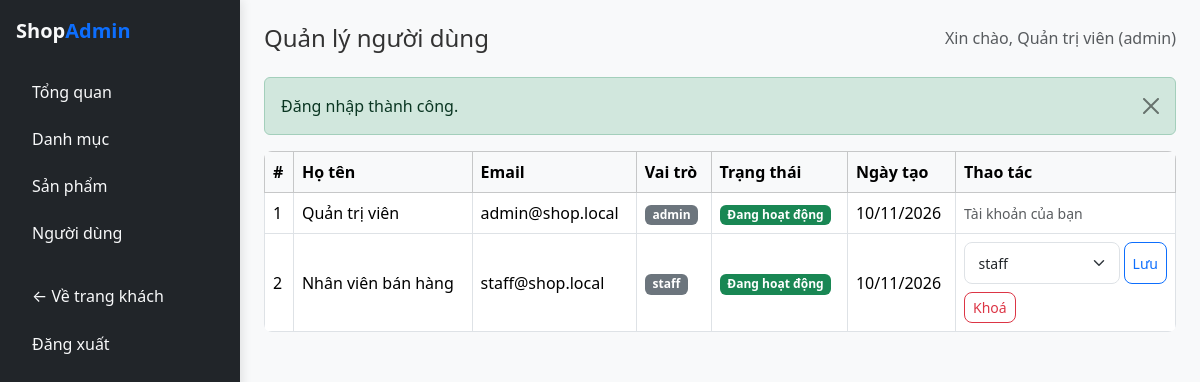
Page /admin/user (signed in) on the committed database.
### tables this page shows
CREATE TABLE IF NOT EXISTS `users` (
    `id` INT AUTO_INCREMENT PRIMARY KEY,
    `full_name` VARCHAR(100) NOT NULL,
    `email` VARCHAR(150) NOT NULL UNIQUE,
    `password` VARCHAR(255) NOT NULL,
    `phone` VARCHAR(20) DEFAULT NULL,
    `address` VARCHAR(255) DEFAULT NULL,
    `role` ENUM('admin', 'staff', 'customer') NOT NULL DEFAULT 'customer',
    `status` ENUM('active', 'locked') NOT NULL DEFAULT 'active',
    `created_at` TIMESTAMP DEFAULT CURRENT_TIMESTAMP,
    `updated_at` TIMESTAMP DEFAULT CURRENT_TIMESTAMP ON UPDATE CURRENT_TIMESTAMP
);

### app/core/Controller.php (called while the page is built, shortened)
<?php
abstract class Controller
{
    protected function view(string $view, array $data = [], string|false $layout = 'main'): void
    {
        extract($data);
        $viewFile = __DIR__ . '/../views/' . $view . '.php';
        $content = function () use ($viewFile, $data) {
            extract($data);
            require $viewFile;
        };
        $layoutFile = __DIR__ . '/../views/layouts/' . $layout . '.php';
        require $layoutFile;
    }
}

### app/core/AdminController.php (called while the page is built, shortened)
<?php
abstract class AdminController extends Controller
{
    protected function view(string $view, array $data = [], string|false $layout = 'admin'): void
    {
        parent::view($view, $data, $layout);
    }
}

### app/controllers/admin/AdminUserController.php (called while the page is built, shortened)
<?php
class AdminUserController extends AdminController
{
    public function index(): void
    {
        $users = User::all('created_at DESC');
        $this->view('admin/user/index', ['pageTitle' => 'Quản lý người dùng', 'users' => $users]);
    }
}

### app/core/helpers.php (called while the page is built, shortened)
<?php
function e(?string $value): string
{
    return htmlspecialchars((string) ($value ?? ''), ENT_QUOTES, 'UTF-8');
}
function base_url(string $path = ''): string
{
    static $base = null;
    if ($base === null) {
        $scriptName = str_replace('\\', '/', $_SERVER['SCRIPT_NAME'] ?? '');
        $dir = dirname($scriptName);
        $base = ($dir === '/' || $dir === '\\') ? '' : rtrim($dir, '/');
    }
    $path = ltrim($path, '/');
    return $path === '' ? ($base === '' ? '/' : $base . '/') : $base . '/' . $path;
}
function asset(string $path = ''): string
{
    return base_url(ltrim($path, '/'));
}
function flash(string $key, ?string $message = null, string $type = 'success'): ?array
{
    if (!empty($_SESSION['flash'][$key])) {
        $data = $_SESSION['flash'][$key];
        return $data;
    }
    return null;
}

### app/core/Auth.php (called while the page is built, shortened)
<?php
class Auth
{
    public static function user(): ?array
    {
        return $_SESSION['user'] ?? null;
    }
    public static function id(): ?int
    {
        return isset($_SESSION['user']['id']) ? (int) $_SESSION['user']['id'] : null;
    }
    public static function role(): ?string
    {
        return $_SESSION['user']['role'] ?? null;
    }
}

### config/database.php (called while the page is built)
<?php
return [
    'host' => '127.0.0.1',
    'port' => '3306',
    'dbname' => 'webthuongmai_buoi2',
    'username' => 'root',
    'password' => '',
    'charset' => 'utf8mb4'
];

### app/core/Database.php (called while the page is built, shortened)
<?php
class Database
{
    private static ?PDO $instance = null;
    public static function getInstance(): PDO
    {
        if (self::$instance === null) {
            $config = require __DIR__ . '/../../config/database.php';
            $dsn = "mysql:host={$config['host']};port={$config['port']};dbname={$config['dbname']};charset={$config['charset']}";
            $options = [
                PDO::ATTR_ERRMODE            => PDO::ERRMODE_EXCEPTION,
                PDO::ATTR_DEFAULT_FETCH_MODE => PDO::FETCH_ASSOC,
                PDO::ATTR_EMULATE_PREPARES   => false,
            ];
            try {
                self::$instance = new PDO($dsn, $config['username'], $config['password'], $options);
            } catch (PDOException $e) {
                try {
                    $initDsn = "mysql:host={$config['host']};port={$config['port']};charset={$config['charset']}";
                    $initPdo = new PDO($initDsn, $config['username'], $config['password'], $options);
                    $initPdo->exec("CREATE DATABASE IF NOT EXISTS `{$config['dbname']}` CHARACTER SET utf8mb4 COLLATE utf8mb4_unicode_ci");
                    self::$instance = new PDO($dsn, $config['username'], $config['password'], $options);
                    $schemaFile = __DIR__ . '/../../database/schema.sql';
                    if (file_exists($schemaFile)) {
                        $sql = file_get_contents($schemaFile);
                        self::$instance->exec($sql);
                    }
                } catch (PDOException $ex) {
                    die("Lỗi kết nối cơ sở dữ liệu: " . $ex->getMessage());
                }
            }
        }
        return self::$instance;
    }
}

### app/core/Model.php (called while the page is built, shortened)
<?php
abstract class Model
{
    protected static string $table = '';
    public static function db(): PDO
    {
        return Database::getInstance();
    }
    public static function all(string $orderBy = 'id DESC'): array
    {
        $sql = "SELECT * FROM " . static::$table;
        if (!empty($orderBy)) {
            $sql .= " ORDER BY " . $orderBy;
        }
        $stmt = static::db()->query($sql);
        return $stmt->fetchAll();
    }
}

### app/views/admin/user/index.php (the view, shortened to what this page needs)
<div class="table-responsive">
    <table class="table table-bordered align-middle bg-white">
        <thead class="table-light">
            <tr>
                <th>#</th>
                <th>Họ tên</th>
                <th>Email</th>
                <th>Vai trò</th>
                <th>Trạng thái</th>
                <th>Ngày tạo</th>
                <?php if (Auth::role() === 'admin'): ?><th style="width: 220px;">Thao tác</th><?php endif; ?>
            </tr>
        </thead>
        <tbody>
            <?php foreach ($users as $u): ?>
            <tr>
                <td><?= (int) $u['id'] ?></td>
                <td><?= e($u['full_name']) ?></td>
                <td><?= e($u['email']) ?></td>
                <td><span class="badge bg-secondary"><?= e($u['role']) ?></span></td>
                <td>
                    <?php if ($u['status'] === 'active'): ?>
                    <span class="badge bg-success">Đang hoạt động</span>
                    <?php else: ?>
                    <span class="badge bg-danger">Đã khoá</span>
                    <?php endif; ?>
                </td>
                <td><?= e(date('d/m/Y', strtotime($u['created_at']))) ?></td>
                <?php if (Auth::role() === 'admin'): ?>
                <td>
                    <?php if ((int) $u['id'] === (int) Auth::id()): ?>
                    <span class="text-muted small">Tài khoản của bạn</span>
                    <?php else: ?>
                    <div class="d-flex flex-column gap-2">
                        <form method="POST" action="<?= e(base_url('admin/user/role')) ?>" class="d-flex gap-1">
                            <select name="role" class="form-select form-select-sm">
                                <?php foreach (['customer', 'staff', 'admin'] as $r): ?>
                                <option value="<?= $r ?>" <?= $u['role'] === $r ? 'selected' : '' ?>>
                                    <?= $r ?>
                                </option>
                                <?php endforeach; ?>
                            </select>
                            <button class="btn btn-sm btn-outline-primary">Lưu</button>
                        </form>
                        <form method="POST" action="<?= e(base_url('admin/user/status')) ?>">
                            <button class="btn btn-sm <?= $u['status'] === 'active' ? 'btn-outline-danger' : 'btn-outline-success' ?>">
                                <?= $u['status'] === 'active' ? 'Khoá' : 'Mở khoá' ?>
                            </button>
                        </form>
                    </div>
                    <?php endif; ?>
                </td>
                <?php endif; ?>
            </tr>
            <?php endforeach; ?>
        </tbody>
    </table>
</div>

### public/index.php (shortened to what this page needs)
<?php
spl_autoload_register(function (string $class) {
    $searchDirectories = [
        __DIR__ . '/../app/core/' . $class . '.php',
        __DIR__ . '/../app/models/' . $class . '.php',
        __DIR__ . '/../app/controllers/' . $class . '.php',
        __DIR__ . '/../app/controllers/admin/' . $class . '.php',
    ];
    foreach ($searchDirectories as $file) {
        if (file_exists($file)) {
            return;
        }
    }
});
require_once __DIR__ . '/../app/core/helpers.php';
$url = $_GET['url'] ?? '';
if ($url === '') {
    if (!empty($_SERVER['PATH_INFO'])) {
        $url = $_SERVER['PATH_INFO'];
    }
}
$url = preg_replace('#^/?index\.php/?#i', '', $url);
$url = trim($url, '/');
switch ($url) {
    case 'admin/user':
        (new AdminUserController())->index();
        break;
}

### app/views/layouts/admin.php (shortened to what this page needs)
<!DOCTYPE html>
<html lang="vi">
<head>
    <link href="https://cdn.jsdelivr.net/npm/bootstrap@5/dist/css/bootstrap.min.css" rel="stylesheet">
    <link href="<?= e(asset('css/style.css')) ?>" rel="stylesheet">
</head>
<body>
<div class="d-flex">
    <nav class="bg-dark text-light p-3" style="width: 240px; min-height: 100vh;">
        <a href="<?= e(base_url('admin/dashboard')) ?>" class="d-block text-light text-decoration-none fw-bold fs-5 mb-4">
            Shop<span class="text-primary">Admin</span>
        </a>
        <ul class="nav nav-pills flex-column gap-1">
            <li class="nav-item">
                <a class="nav-link text-light" href="<?= e(base_url('admin/dashboard')) ?>">Tổng quan</a>
            </li>
            <li class="nav-item">
                <a class="nav-link text-light" href="<?= e(base_url('admin/category')) ?>">Danh mục</a>
            </li>
            <li class="nav-item">
                <a class="nav-link text-light" href="<?= e(base_url('admin/product')) ?>">Sản phẩm</a>
            </li>
            <?php if (Auth::role() === 'admin'): ?>
            <li class="nav-item">
                <a class="nav-link text-light" href="<?= e(base_url('admin/user')) ?>">Người dùng</a>
            </li>
            <?php endif; ?>
            <li class="nav-item mt-3">
                <a class="nav-link text-light" href="<?= e(base_url('')) ?>">&larr; Về trang khách</a>
            </li>
            <li class="nav-item">
                <a class="nav-link text-light" href="<?= e(base_url('admin/auth/logout')) ?>">Đăng xuất</a>
            </li>
        </ul>
    </nav>
    <div class="flex-grow-1 p-4">
        <div class="d-flex justify-content-between align-items-center mb-4">
            <h1 class="h4 mb-0"><?= isset($pageTitle) ? e($pageTitle) : '' ?></h1>
            <span class="text-muted">
                Xin chào, <?= e(Auth::user()['full_name'] ?? '') ?>
                (<?= e(Auth::role() ?? '') ?>)
            </span>
        </div>
        <?php if ($f = flash('success')): ?>
        <div class="alert alert-success alert-dismissible fade show" role="alert">
            <?= $f['message'] ?>
            <button type="button" class="btn-close" data-bs-dismiss="alert"></button>
        </div>
        <?php endif; ?>
        <?php $content(); ?>
    </div>
</div>
</body>
</html>

### public/css/style.css (style rules this page uses)
body { background-color: #f8f9fa; color: #333333; font-family: system-ui, -apple-system, "Segoe UI", Roboto, "Helvetica Neue", Arial, sans-serif; }
.table { border-radius: 0.5rem; overflow: hidden; }
.btn { border-radius: 0.5rem; font-weight: 500; }
.form-control, .form-select { border-radius: 0.5rem; padding: 0.6rem 0.85rem; }
nav.bg-dark { box-shadow: 2px 0 10px rgba(0,0,0,0.1); }
nav.bg-dark .nav-link { border-radius: 0.5rem; padding: 0.6rem 1rem; transition: all 0.2s ease-in-out; }

### rows in the picture
users: full_name "Quản trị viên", id "1", email "admin@shop.local", role "admin", status "Đang hoạt động", created_at "10/11/2026", shows "Tài khoản của bạn"
users: id "2", full_name "Nhân viên bán hàng", email "staff@shop.local", role "staff", status "Đang hoạt động", created_at "10/11/2026"

### other values in the picture
$pageTitle "Quản lý người dùng"
Auth::role() "admin"
$f['message'] "Đăng nhập thành công."
